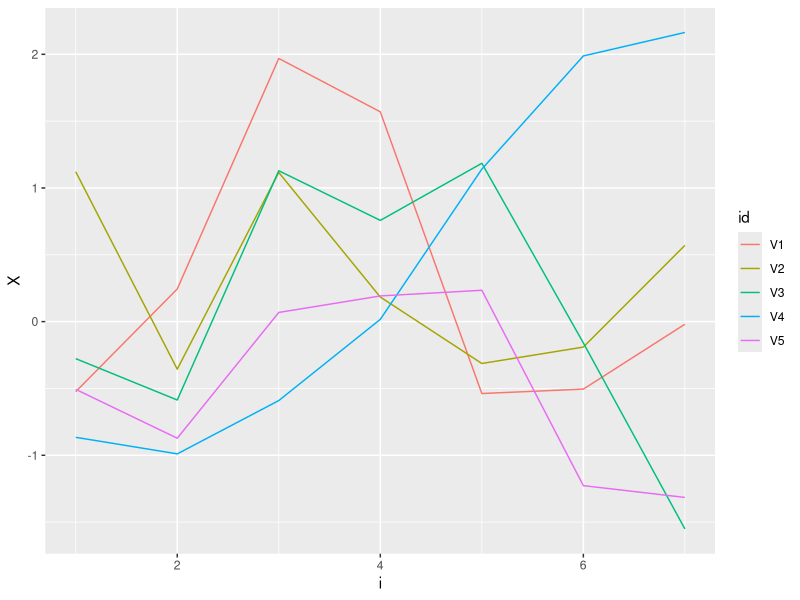
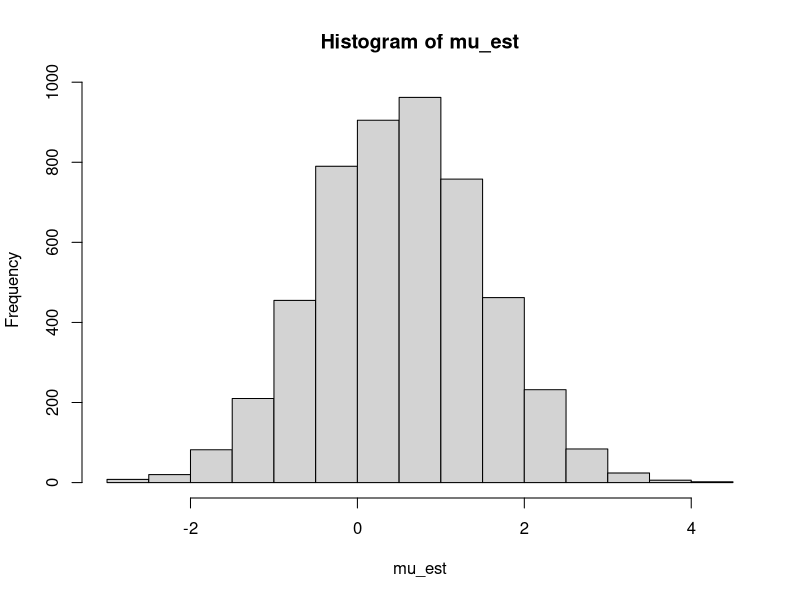
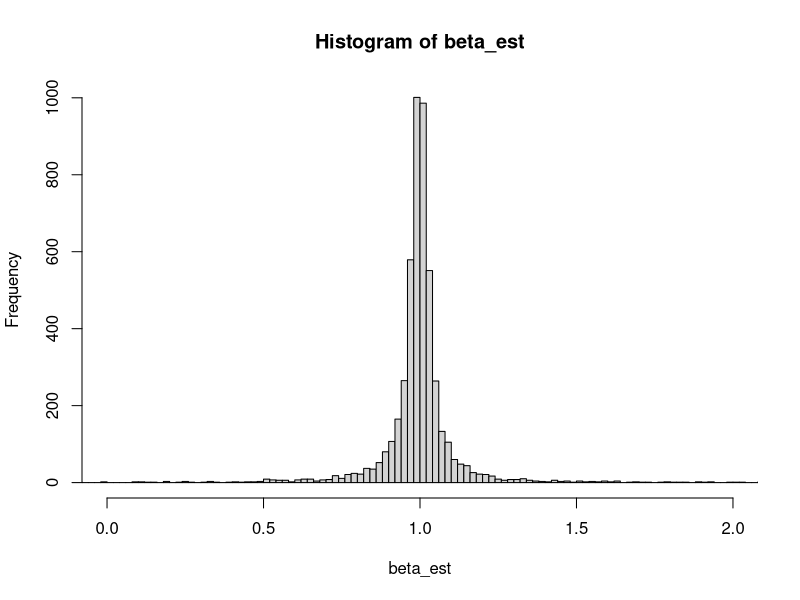

The R script that drew these images, in order:
## ---- chunk 1
library(dplyr)
library(ggplot2)
library(cowplot)
library(tidyr)
library(knitr)
## ---- chunk 2
set.seed(20201112)
generatex <- function(n, mu, beta,N){
    # each experiment is column
    epsilon <- matrix(rnorm(n*N), ncol = N)
    
    e <- matrix(rep_len(0.0,(n+1)*N), ncol = N)
    X <- matrix(rep_len(0.0,n*N), ncol = N)
    i <- 2L
    for(i in seq(2,n+1)){
        e[i,] <- beta*e[i-1,] + epsilon[i-1,]
        X[i-1,] <- mu + e[i,]
    }
    epsilon[1,]
    X
}
mle_mu <- function(X) {
    X[1,]
}
mle_beta <- function(X) {
    (apply(X,2,mean)-X[1,])/(apply(X[1:(nrow(X)-1L),],2,mean)-X[1,])
}
mu <- 0.5
beta <- 0.7
X <- generatex(7,mu,beta,5)
X_df <- cbind(data.frame(i = seq(1, nrow(X))), as.data.frame(X))
ggplot(tidyr::gather(X_df,"id","X",-i), aes(i,X,color=id)) + geom_line()
## ---- chunk 3
set.seed(20201112)
mu <- 0.5
beta <- 0.7
X <- generatex(50,mu,beta,5000)
mu_est <- mle_mu(X)
beta_est <- mle_beta(X)

hist(mu_est)
hist(beta_est, breaks=20000L, xlim=c(0,2))
## ---- chunk 4
shapiro.test(mu_est)
shapiro.test(beta_est)
## ---- chunk 5
set.seed(20201112)
mu <- 0.5
beta <- 0.7
cat(paste("mu=",mu,"beta=",beta,"\n"))
for(n in c(5,7,10,12,25,50)){
    X <- generatex(n,mu,beta,5000)
    mu_est <- mle_mu(X)
    beta_est <- mle_beta(X)
    mu_est_normtest <- shapiro.test(mu_est)
    beta_est_normtest <- shapiro.test(beta_est)
    cat(paste(
        "n=",n,
        "mu est norm p-value=", mu_est_normtest$p.value,
        "beta est norm p-value=",beta_est_normtest$p.value,"\n"))
}
